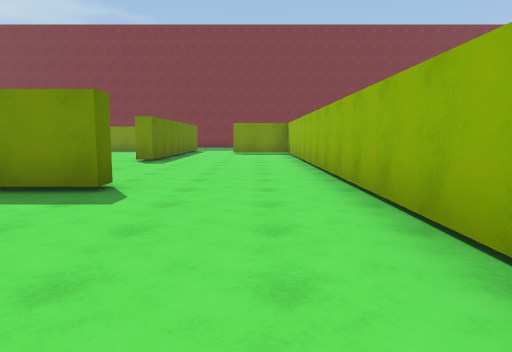
view 1 (above)

19 first-person views from a walk through a Unity game level. The camera is 1.3 m above the floor, tilts 6° down and sees 70° across. The floor is counted in squares, 2 m on a side. Each view is taken from the middle of a square. On the plan, view 1 faces up. The plan holds only what a view shows up to about 11 squares ahead; the rest is blank. The place goes on beyond the plan. The player character is not drawn. Surface patterns are stand-ins for the level's own textures.

view 2
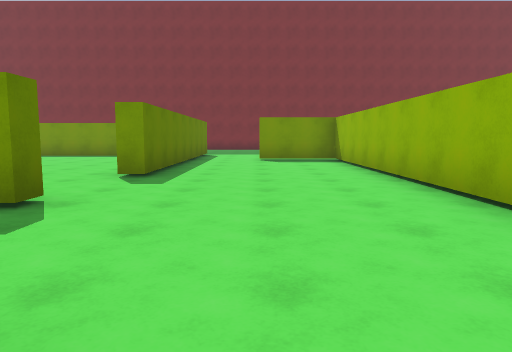

view 3
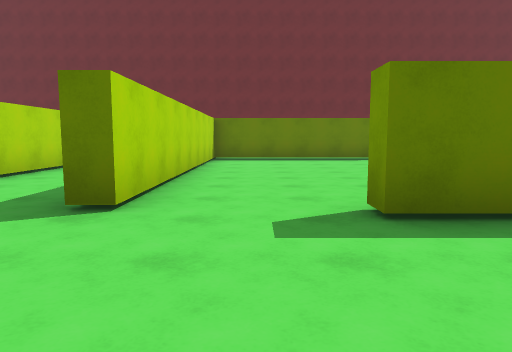

view 4
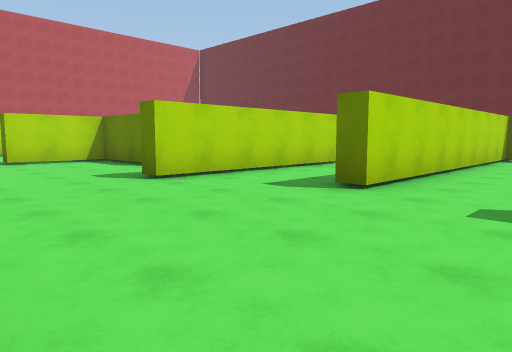

view 5
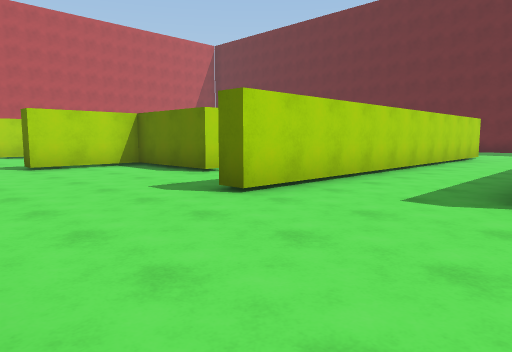

view 6
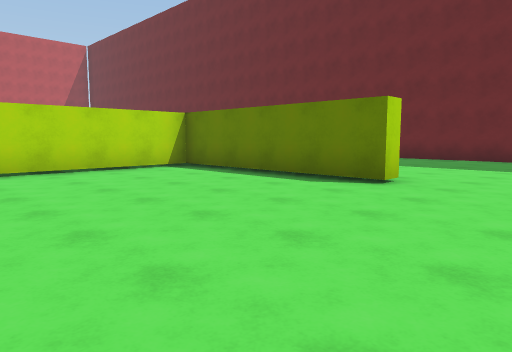

view 7
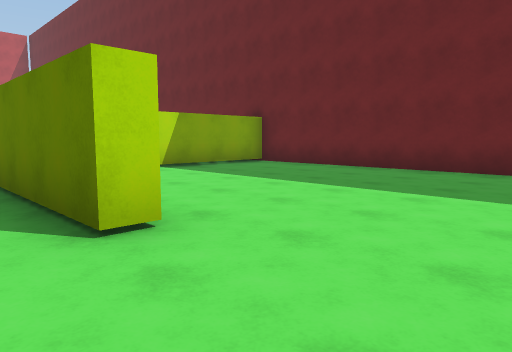

view 8
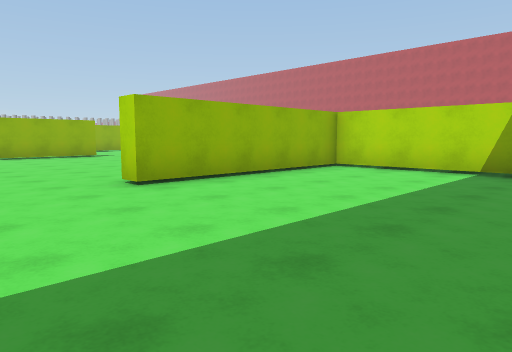

view 9
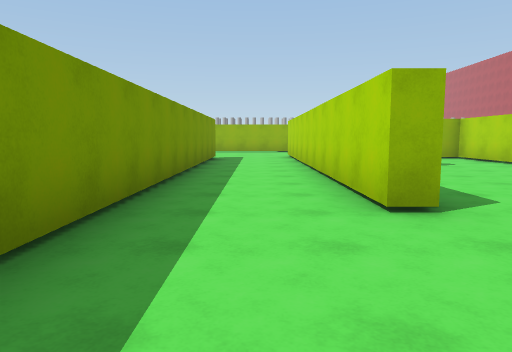

view 10
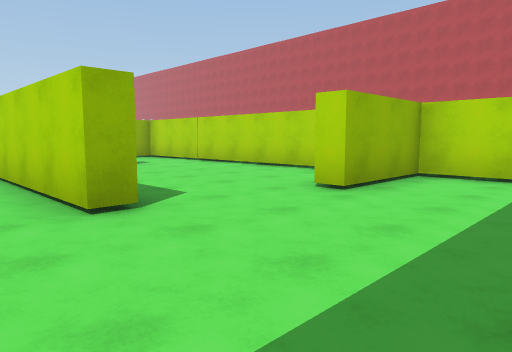

view 11
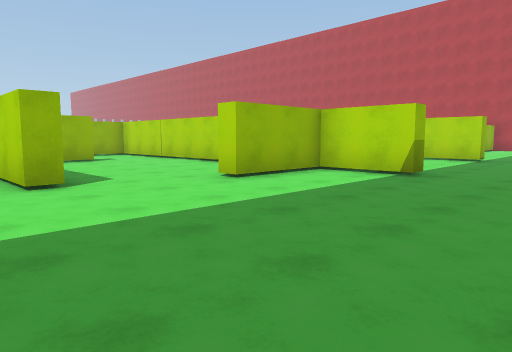

view 12
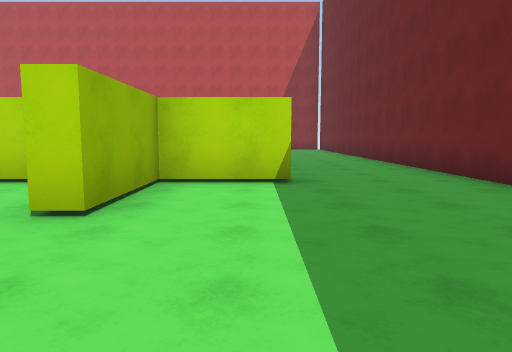

view 13
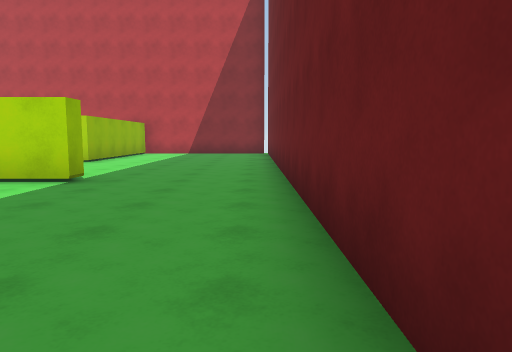

view 14
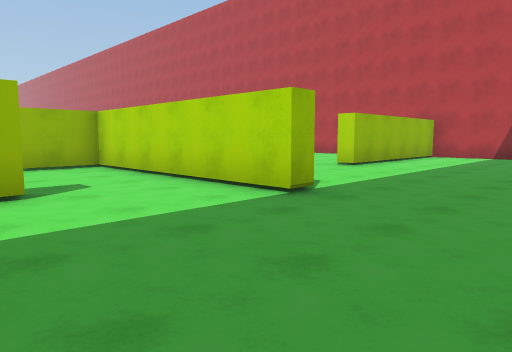

view 15
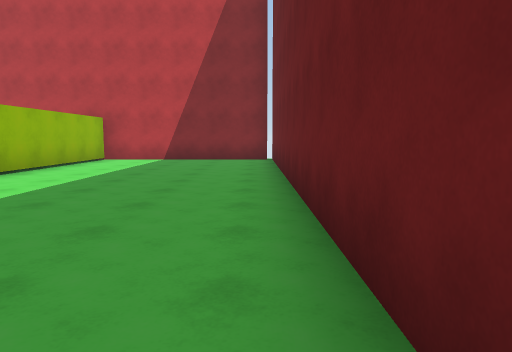

view 16
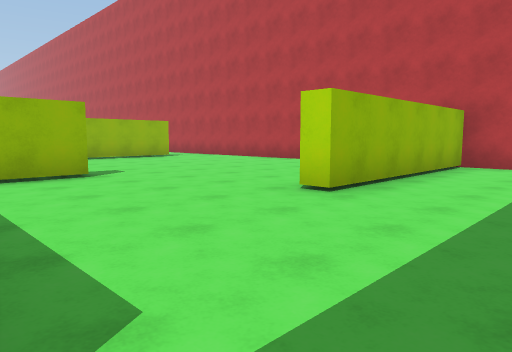

view 17
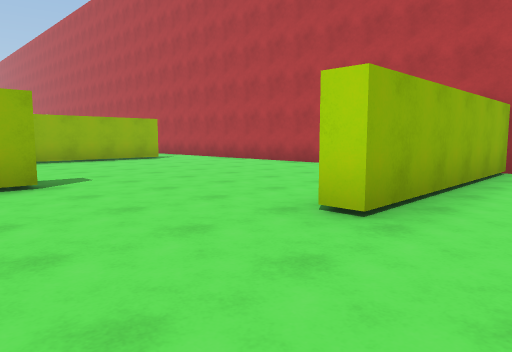

view 18
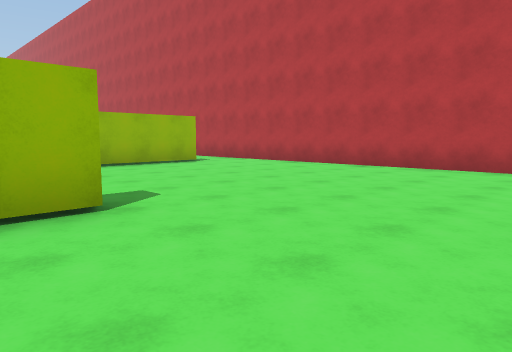

view 19
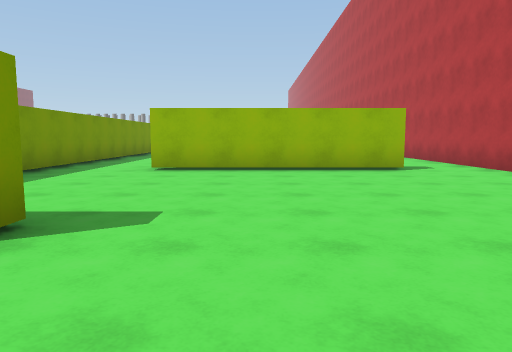

### Floor plan
Ten units are one square. View 1 is at (0, 0); x grows to the right and y downward. Boxes are objects, and circles mark ways between rooms. Rooms are numbered by the first view taken in them; rooms with no view inside come last. Other rooms are left out.
<svg viewBox="-180 -155 198 310">
<path fill="none" stroke="#000" d="M-33 -120 -33 -128M-119 -44 -119 -49 -19 -49 -19 -44 -31 -44M-28 -150 -28 -100 -34 -100M-32 -24 -32 3 -9 3M13 -18 13 -145 -9 -145M-175 -138 -175 -78 -114 -78 -114 -127 -109 -127 -109 -78 -32 -78 -32 -73 -132 -73M-143 58 -143 53 -88 53 -88 38M-88 84 -88 70M-145 8 -145 3 -126 3 -126 -21 -121 -21M-106 149 -24 149M-175 -1 -175 146M-174 149 -126 149 -126 97 -120 97M-24 57 -44 57M-37 130 -37 79M-67 -20 -67 -29M-36 -24 -32 -24M-108 3 -39 3"/>
<circle cx="-130" cy="-55" r="3" fill="#2a7"/>
<circle cx="-30" cy="-30" r="3" fill="#2a7"/>
<circle cx="-120" cy="-30" r="3" fill="#2a7"/>
<text x="-70" y="-90">1</text>
<text x="-120" y="70">2</text>
<text x="-70" y="-20">3</text>
</svg>
Room 1 opens to room 2. Room 1 opens to room 3. Room 2 opens to room 3.

Where each view was taken, in squares from view 1:
view 1: 0 up, 0 right, facing up
view 2: 4 up, 1 left, facing up
view 3: 9 up, 0 right, facing left
view 4: 10 up, 1 right, facing down-left
view 5: 8 up, 1 right, facing down-left
view 6: 15 up, 6 left, facing down-left
view 7: 15 up, 10 left, facing down-left
view 8: 15 up, 16 left, facing down-right
view 9: 6 up, 15 left, facing right
view 10: 6 up, 15 left, facing down-right
view 11: 6 up, 17 left, facing down-right
view 12: 5 up, 14 left, facing down
view 13: 0 up, 17 left, facing down
view 14: 2 down, 17 left, facing down-right
view 15: 4 down, 17 left, facing down
view 16: 6 down, 15 left, facing down-right
view 17: 7 down, 14 left, facing down-right
view 18: 7 down, 12 left, facing down-right
view 19: 10 down, 11 left, facing right
